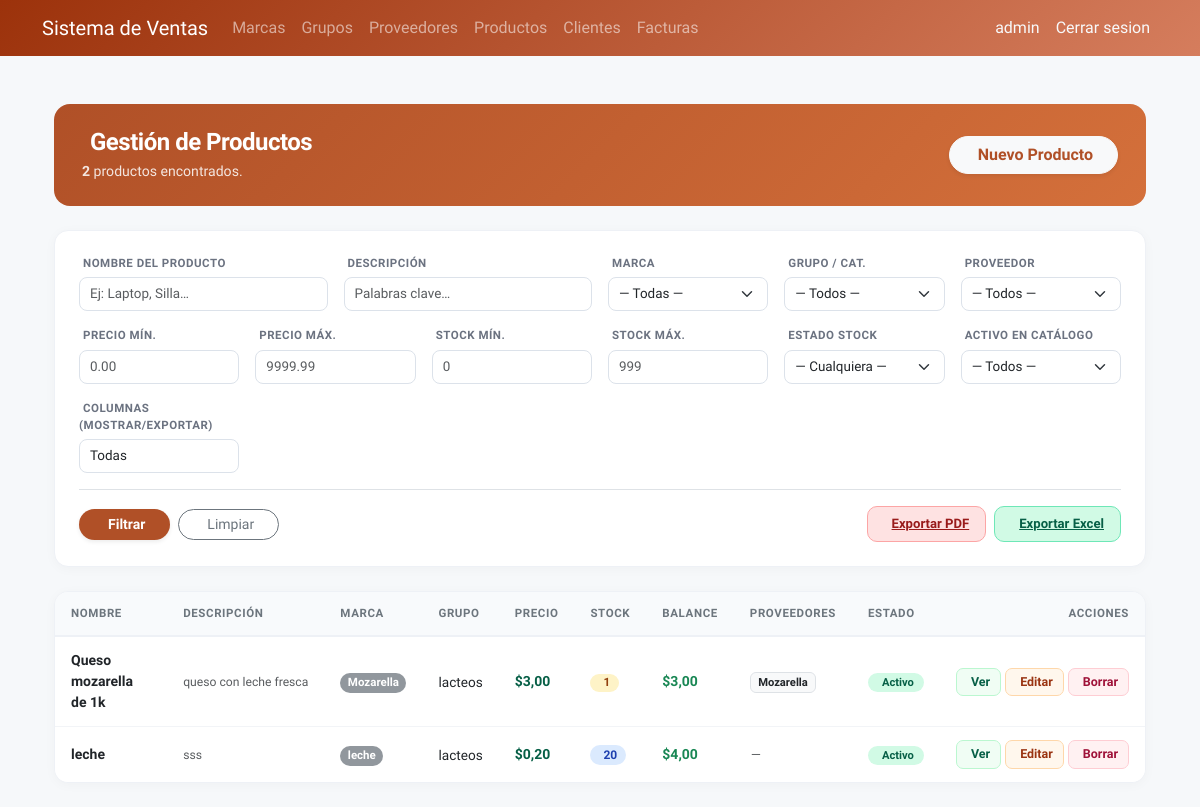
The app's page /products/ (signed in), older data.
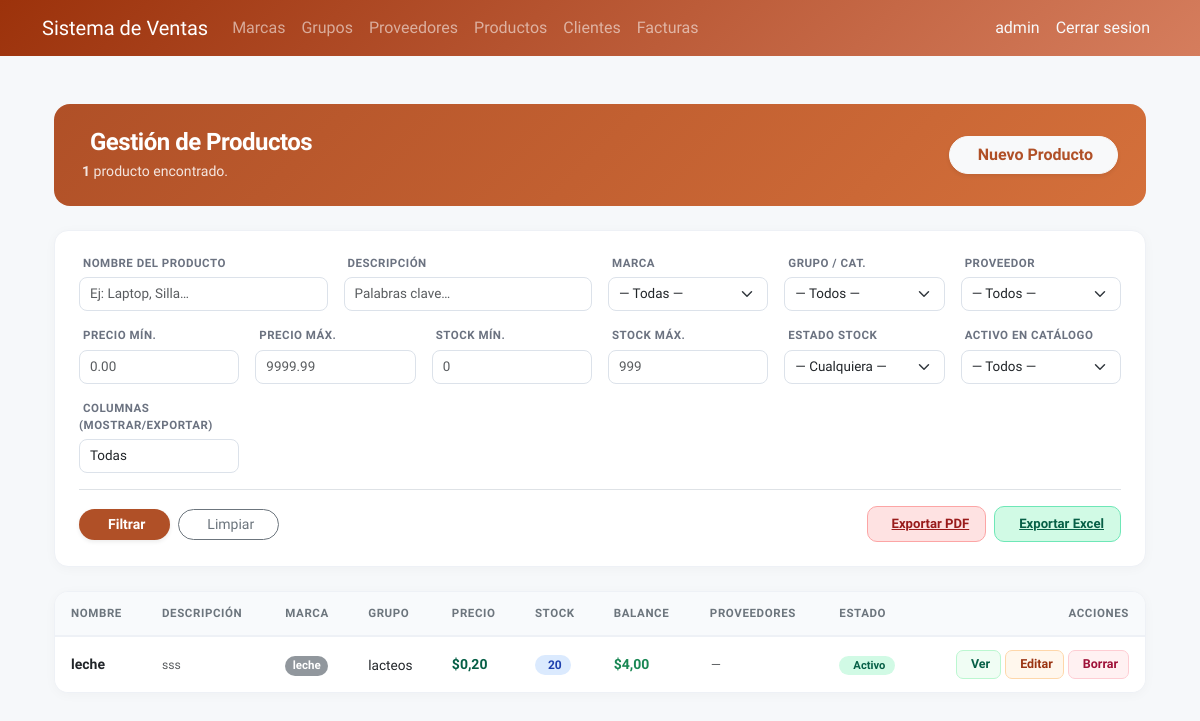
The same page, newer data.
### billing/models.py (models this page shows, shortened)
class Product(models.Model):
    name = models.CharField(max_length=200, verbose_name='Product Name')
    description = models.TextField(blank=True, null=True)
    brand = models.ForeignKey(Brand, on_delete=models.PROTECT, related_name='products')
    group = models.ForeignKey(ProductGroup, on_delete=models.PROTECT, related_name='products')
    suppliers = models.ManyToManyField(Supplier, related_name='products', blank=True)
    unit_price = models.DecimalField(max_digits=12, decimal_places=2)
    stock = models.IntegerField(default=0)
    is_active = models.BooleanField(default=True)
    image = models.ImageField(upload_to='products/', blank=True, null=True)
    created_at = models.DateTimeField(auto_now_add=True)
    updated_at = models.DateTimeField(auto_now=True)
    class Meta:
        verbose_name = 'Product'
        verbose_name_plural = 'Products'
        ordering = ['name']
    @property
    def balance(self):
        return self.unit_price * self.stock

class Brand(models.Model):
    name = models.CharField(max_length=100, unique=True, verbose_name='Brand Name')
    description = models.TextField(blank=True, null=True)
    is_active = models.BooleanField(default=True)
    created_at = models.DateTimeField(auto_now_add=True)
    updated_at = models.DateTimeField(auto_now=True)
    class Meta:
        verbose_name = 'Brand'
        verbose_name_plural = 'Brands'
        ordering = ['name']

class ProductGroup(models.Model):
    name = models.CharField(max_length=100, unique=True, verbose_name='Group Name')
    is_active = models.BooleanField(default=True)
    created_at = models.DateTimeField(auto_now_add=True)
    updated_at = models.DateTimeField(auto_now=True)
    class Meta:
        verbose_name = 'Product Group'
        verbose_name_plural = 'Product Groups'
        ordering = ['name']

class Supplier(models.Model):
    name = models.CharField(max_length=200, verbose_name='Company Name')
    contact_name = models.CharField(max_length=200, blank=True, null=True)
    email = models.EmailField(blank=True, null=True)
    phone = models.CharField(max_length=20, blank=True, null=True)
    address = models.TextField(blank=True, null=True)
    is_active = models.BooleanField(default=True)
    created_at = models.DateTimeField(auto_now_add=True)
    updated_at = models.DateTimeField(auto_now=True)
    class Meta:
        verbose_name = 'Supplier'
        verbose_name_plural = 'Suppliers'
        ordering = ['name']

### billing/views.py (the view, shortened to what this page needs)
# urls.py: path('products/', views.product_list, name='product_list'),
@login_required
def product_list(request):
    f_name         = request.GET.get('name', '').strip()
    f_description  = request.GET.get('description', '').strip()
    f_brand        = request.GET.get('brand', '')
    f_group        = request.GET.get('group', '')
    f_supplier     = request.GET.get('supplier', '')
    f_min_price    = request.GET.get('min_price', '').strip()
    f_max_price    = request.GET.get('max_price', '').strip()
    f_min_stock    = request.GET.get('min_stock', '').strip()
    f_max_stock    = request.GET.get('max_stock', '').strip()
    f_stock_status = request.GET.get('stock_status', '')
    f_is_active    = request.GET.get('is_active', '')
    items = Product.objects.select_related('brand', 'group').prefetch_related('suppliers').all()
    if f_name:
        items = items.filter(name__icontains=f_name)
    if f_description:
        items = items.filter(description__icontains=f_description)
    if f_brand:
        items = items.filter(brand_id=f_brand)
    if f_group:
        items = items.filter(group_id=f_group)
    if f_supplier:
        items = items.filter(suppliers__id=f_supplier)
    if f_min_price:
        items = items.filter(unit_price__gte=f_min_price)
    if f_max_price:
        items = items.filter(unit_price__lte=f_max_price)
    if f_min_stock:
        items = items.filter(stock__gte=f_min_stock)
    if f_max_stock:
        items = items.filter(stock__lte=f_max_stock)
    if f_stock_status == 'out':
        items = items.filter(stock=0)
    elif f_stock_status == 'low':
        items = items.filter(stock__gt=0, stock__lte=10)
    elif f_stock_status == 'available':
        items = items.filter(stock__gt=0)
    if f_is_active == '1':
        items = items.filter(is_active=True)
    elif f_is_active == '0':
        items = items.filter(is_active=False)
    items = items.distinct()
    ALL_COLUMNS = [
        ('name', 'Nombre'),
        ('description', 'Descripción'),
        ('brand', 'Marca'),
        ('group', 'Grupo'),
        ('unit_price', 'Precio'),
        ('stock', 'Stock'),
        ('balance', 'Balance'),
        ('suppliers', 'Proveedores'),
        ('is_active', 'Activo'),
    ]
    default_columns = [c[0] for c in ALL_COLUMNS]
    selected_columns = request.GET.getlist('columns') or default_columns
    column_verbose = dict(ALL_COLUMNS)
    export = request.GET.get('export', '')
    total_count = items.count()
    paginator = Paginator(items, 10)
    page_number = request.GET.get('page')
    page_obj = paginator.get_page(page_number)
    get_params = request.GET.copy()
    get_params.pop('page', None)
    get_params.pop('export', None)
    filter_querystring = get_params.urlencode()
    context = {
        'page_obj': page_obj,
        'total_count': total_count,
        'filter_querystring': filter_querystring,
        'f_name': f_name,
        'f_description': f_description,
        'selected_brand': f_brand,
        'selected_group': f_group,
        'selected_supplier': f_supplier,
        'min_price': f_min_price,
        'max_price': f_max_price,
        'min_stock': f_min_stock,
        'max_stock': f_max_stock,
        'stock_status': f_stock_status,
        'is_active': f_is_active,
        'brands': Brand.objects.filter(is_active=True),
        'groups': ProductGroup.objects.filter(is_active=True),
        'suppliers': Supplier.objects.filter(is_active=True),
        'available_columns': ALL_COLUMNS,
        'selected_columns': selected_columns,
    }
    return render(request, 'billing/product_list.html', context)

### billing/templates/billing/product_list.html (shortened to what the changed rows need)
{% extends 'billing/base.html' %}
{% block content %}
<div class="container-fluid py-4">
  <div class="page-header d-flex justify-content-between align-items-center mb-4">
    <div>
      <h1>Gestión de Productos</h1>
      <p>
        {% if total_count %}
          <strong>{{ total_count }}</strong> producto{{ total_count|pluralize }} encontrado{{ total_count|pluralize }}.
        {% else %}
          Administra tu catálogo de productos de forma centralizada.
        {% endif %}
      </p>
    </div>
  </div>
  <div class="products-table">
    <table class="table mb-0">
      <thead>
        <tr>
          {% if 'name' in selected_columns %}<th>Nombre</th>{% endif %}
          {% if 'description' in selected_columns %}<th>Descripción</th>{% endif %}
          {% if 'brand' in selected_columns %}<th>Marca</th>{% endif %}
          {% if 'group' in selected_columns %}<th>Grupo</th>{% endif %}
          {% if 'unit_price' in selected_columns %}<th>Precio</th>{% endif %}
          {% if 'stock' in selected_columns %}<th>Stock</th>{% endif %}
          {% if 'balance' in selected_columns %}<th>Balance</th>{% endif %}
          {% if 'suppliers' in selected_columns %}<th>Proveedores</th>{% endif %}
          {% if 'is_active' in selected_columns %}<th>Estado</th>{% endif %}
          <th class="text-end">Acciones</th>
        </tr>
      </thead>
      <tbody>
        {% for item in page_obj %}
        <tr>
          {% if 'name' in selected_columns %}
          <td><div class="fw-bold text-dark">{{ item.name }}</div></td>
          {% endif %}
          {% if 'description' in selected_columns %}
          <td>
            {% if item.description %}
              <div class="text-muted" style="font-size:.76rem; max-width:200px; white-space:nowrap; overflow:hidden; text-overflow:ellipsis;">{{ item.description }}</div>
            {% else %}
              <span class="text-muted fst-italic" style="font-size:.8rem;">—</span>
            {% endif %}
          </td>
          {% endif %}
          {% if 'brand' in selected_columns %}
          <td><span class="badge bg-secondary bg-opacity-75 rounded-pill" style="font-size:.72rem;">{{ item.brand.name }}</span></td>
          {% endif %}
          {% if 'group' in selected_columns %}
          <td style="font-size:.85rem;">{{ item.group.name }}</td>
          {% endif %}
          {% if 'unit_price' in selected_columns %}
          <td class="fw-bold" style="color:#065f46;">${{ item.unit_price }}</td>
          {% endif %}
          {% if 'stock' in selected_columns %}
          <td>
            {% if item.stock == 0 %}
              <span class="badge-stock-out"><i class="fas fa-times-circle me-1"></i>{{ item.stock }}</span>
            {% elif item.stock <= 10 %}
              <span class="badge" style="background:#fef3c7; color:#92400e; font-size:.73rem; font-weight:700; border-radius:50px; padding:3px 9px;">
                {{ item.stock }}
              </span>
            {% else %}
              <span class="badge-stock-ok">{{ item.stock }}</span>
            {% endif %}
          </td>
          {% endif %}
          {% if 'balance' in selected_columns %}
          <td class="fw-bold text-success">${{ item.balance }}</td>
          {% endif %}
          {% if 'suppliers' in selected_columns %}
          <td>
            {% for s in item.suppliers.all %}
              <span class="badge bg-light text-dark border" style="font-size:.7rem;">{{ s.name }}</span>
            {% empty %}
              <span class="text-muted fst-italic" style="font-size:.8rem;">—</span>
            {% endfor %}
          </td>
          {% endif %}
          {% if 'is_active' in selected_columns %}
          <td>
            {% if item.is_active %}
              <span class="badge-active">Activo</span>
            {% else %}
              <span class="badge-inactive"><i class="fas fa-circle me-1" style="font-size:.4rem;"></i>Inactivo</span>
            {% endif %}
          </td>
          {% endif %}
          <td class="text-end">
            <div class="d-flex gap-1 justify-content-end">
              <button class="btn-view" data-bs-toggle="modal" data-bs-target="#viewModal{{ item.pk }}" title="Ver detalles">
                Ver
              </button>
              <a href="{% url 'billing:product_update' item.pk %}" class="btn-edit" title="Editar">
                Editar
              </a>
              <a href="{% url 'billing:product_delete' item.pk %}" class="btn-del" title="Eliminar">
                Borrar
              </a>
            </div>
          </td>
        </tr>
        {% endfor %}
      </tbody>
    </table>
  </div>
</div>
{% endblock %}

Row changes from the older to the newer data that the page shows:
removed Product: name "Queso mozarella de 1k", description "queso con leche fresca", brand.name "Mozarella", group.name "lacteos", unit_price "3,00", stock "1", balance "3,00", is_active "Activo"
no longer on this page (row unchanged): Supplier: name "Mozarella"
Text that changed along with them:
{{ total_count }}: "2" → "1"
